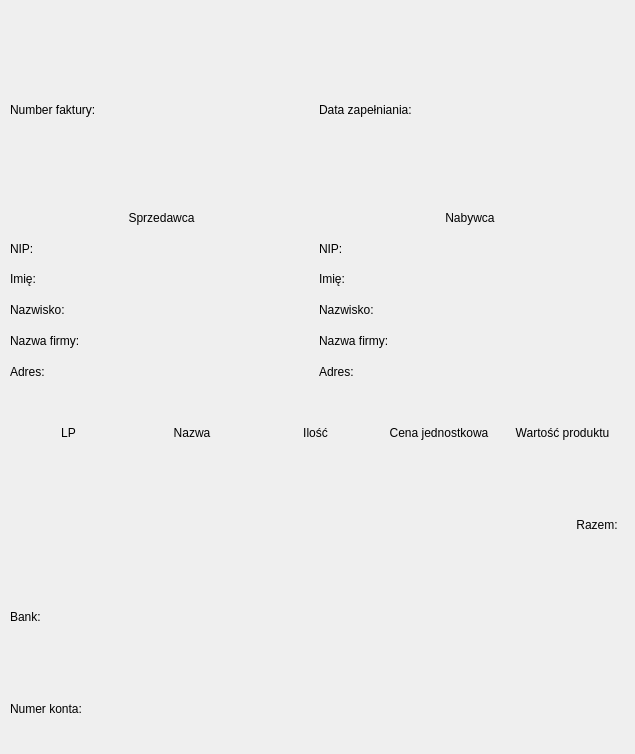
<?xml version="1.0" encoding="UTF-8"?>
<ui version="4.0">
 <class>PokazFaktury</class>
 <widget class="QDialog" name="PokazFaktury">
  <property name="geometry">
   <rect>
    <x>0</x>
    <y>0</y>
    <width>635</width>
    <height>754</height>
   </rect>
  </property>
  <property name="windowTitle">
   <string>Dialog</string>
  </property>
  <widget class="QWidget" name="layoutWidget">
   <property name="geometry">
    <rect>
     <x>10</x>
     <y>21</y>
     <width>611</width>
     <height>731</height>
    </rect>
   </property>
   <layout class="QVBoxLayout" name="verticalLayout_5">
    <item>
     <layout class="QHBoxLayout" name="horizontalLayout">
      <item>
       <widget class="QLabel" name="NumerLabel">
        <property name="text">
         <string>Number faktury: </string>
        </property>
       </widget>
      </item>
      <item>
       <widget class="QLabel" name="DataLabel">
        <property name="text">
         <string>Data zapełniania: </string>
        </property>
       </widget>
      </item>
     </layout>
    </item>
    <item>
     <layout class="QHBoxLayout" name="horizontalLayout_2">
      <item>
       <layout class="QVBoxLayout" name="verticalLayout">
        <item>
         <widget class="QLabel" name="label">
          <property name="text">
           <string>Sprzedawca</string>
          </property>
          <property name="alignment">
           <set>Qt::AlignCenter</set>
          </property>
         </widget>
        </item>
        <item>
         <widget class="QLabel" name="NIPSprzedawcyLabel">
          <property name="text">
           <string>NIP:</string>
          </property>
         </widget>
        </item>
        <item>
         <widget class="QLabel" name="ImieSprzedawcyLabel">
          <property name="text">
           <string>Imię: </string>
          </property>
         </widget>
        </item>
        <item>
         <widget class="QLabel" name="NazwiskoSprzedawcyLabel">
          <property name="text">
           <string>Nazwisko: </string>
          </property>
         </widget>
        </item>
        <item>
         <widget class="QLabel" name="NazwaFirmySprzedawcy">
          <property name="text">
           <string>Nazwa firmy: </string>
          </property>
         </widget>
        </item>
        <item>
         <widget class="QLabel" name="AdresSprzedawcyLabel">
          <property name="text">
           <string>Adres: </string>
          </property>
         </widget>
        </item>
       </layout>
      </item>
      <item>
       <layout class="QVBoxLayout" name="verticalLayout_2">
        <item>
         <widget class="QLabel" name="label_2">
          <property name="text">
           <string>Nabywca</string>
          </property>
          <property name="alignment">
           <set>Qt::AlignCenter</set>
          </property>
         </widget>
        </item>
        <item>
         <widget class="QLabel" name="NIPNabywcyLabel">
          <property name="text">
           <string>NIP: </string>
          </property>
         </widget>
        </item>
        <item>
         <widget class="QLabel" name="ImieNabywcyLabel">
          <property name="text">
           <string>Imię: </string>
          </property>
         </widget>
        </item>
        <item>
         <widget class="QLabel" name="NazwiskoNabywcyLabel">
          <property name="text">
           <string>Nazwisko: </string>
          </property>
         </widget>
        </item>
        <item>
         <widget class="QLabel" name="NazwaFirmyNabywcyLabel">
          <property name="text">
           <string>Nazwa firmy: </string>
          </property>
         </widget>
        </item>
        <item>
         <widget class="QLabel" name="AdresNabywcyLabel">
          <property name="text">
           <string>Adres: </string>
          </property>
         </widget>
        </item>
       </layout>
      </item>
     </layout>
    </item>
    <item>
     <layout class="QVBoxLayout" name="verticalLayout_3">
      <item>
       <layout class="QHBoxLayout" name="horizontalLayout_3">
        <item>
         <layout class="QVBoxLayout" name="VerticalLP">
          <item>
           <widget class="QLabel" name="label_3">
            <property name="text">
             <string>LP</string>
            </property>
            <property name="alignment">
             <set>Qt::AlignCenter</set>
            </property>
           </widget>
          </item>
         </layout>
        </item>
        <item>
         <layout class="QVBoxLayout" name="NazwaVertical">
          <item>
           <widget class="QLabel" name="label_4">
            <property name="text">
             <string>Nazwa</string>
            </property>
            <property name="alignment">
             <set>Qt::AlignCenter</set>
            </property>
           </widget>
          </item>
         </layout>
        </item>
        <item>
         <layout class="QVBoxLayout" name="IloscVertical">
          <item>
           <widget class="QLabel" name="label_5">
            <property name="text">
             <string>Ilość</string>
            </property>
            <property name="alignment">
             <set>Qt::AlignCenter</set>
            </property>
           </widget>
          </item>
         </layout>
        </item>
        <item>
         <layout class="QVBoxLayout" name="CenaVertical">
          <item>
           <widget class="QLabel" name="label_6">
            <property name="text">
             <string>Cena jednostkowa</string>
            </property>
            <property name="alignment">
             <set>Qt::AlignCenter</set>
            </property>
           </widget>
          </item>
         </layout>
        </item>
        <item>
         <layout class="QVBoxLayout" name="WartoscVertical">
          <item>
           <widget class="QLabel" name="label7">
            <property name="text">
             <string>Wartość produktu</string>
            </property>
            <property name="alignment">
             <set>Qt::AlignCenter</set>
            </property>
           </widget>
          </item>
         </layout>
        </item>
       </layout>
      </item>
      <item>
       <widget class="QLabel" name="RazemLabel">
        <property name="text">
         <string>Razem: </string>
        </property>
        <property name="alignment">
         <set>Qt::AlignRight|Qt::AlignTrailing|Qt::AlignVCenter</set>
        </property>
       </widget>
      </item>
     </layout>
    </item>
    <item>
     <layout class="QVBoxLayout" name="verticalLayout_4">
      <item>
       <widget class="QLabel" name="BankLabel">
        <property name="text">
         <string>Bank: </string>
        </property>
       </widget>
      </item>
      <item>
       <widget class="QLabel" name="NumerKontaLabel">
        <property name="text">
         <string>Numer konta: </string>
        </property>
       </widget>
      </item>
     </layout>
    </item>
   </layout>
  </widget>
 </widget>
 <resources/>
 <connections/>
</ui>
